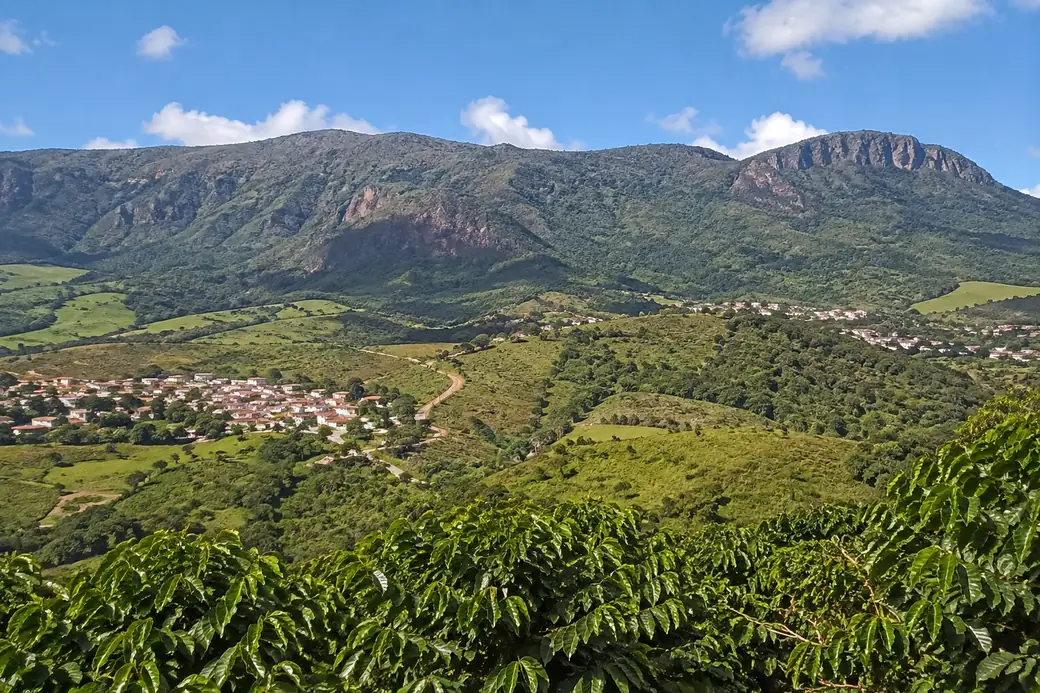
#> input picture clientes/grao-da-serra/backup-site-2026-08-10/assets/vista-brejoes.webp, 1040 x 693 px, found by its file name
$ python vista_quente.py
#> lines starting #> are read from the running program, lines starting #| are printed output that depends on the picture; after the words box and inside, x2 and y2 are one past the last pixel; in counts of white or black regions, pixels touching at a corner belong together
# "Nossa origem" no celular (15/10, mockup do Marcelo): a foto REAL de Brejões
# (vista-brejoes.webp) com luz de fim de tarde. O lugar não muda: só a cor. O céu azul
# vira dourado/creme (nuvens preservadas pela luminância) e o resto ganha tom quente.
from PIL import Image, ImageFilter
import numpy as np
S='E:/Users/hagge/Downloads/HorusOS/clientes/grao-da-serra/site/assets/'
im=Image.open(S+'vista-brejoes.webp').convert('RGB'); a=np.asarray(im).astype(float)
#> further down, im is the input picture: PIL image 1040x693 RGB; mean R, G, B 97, 111.9, 101
h,w,_=a.shape; r,g,b=a[...,0],a[...,1],a[...,2]
#> after `h, w, _ = a.shape`: h = 693; w = 1040
#> after `r, g, b = (a[..., 0], a[..., 1], a[..., 2])`:
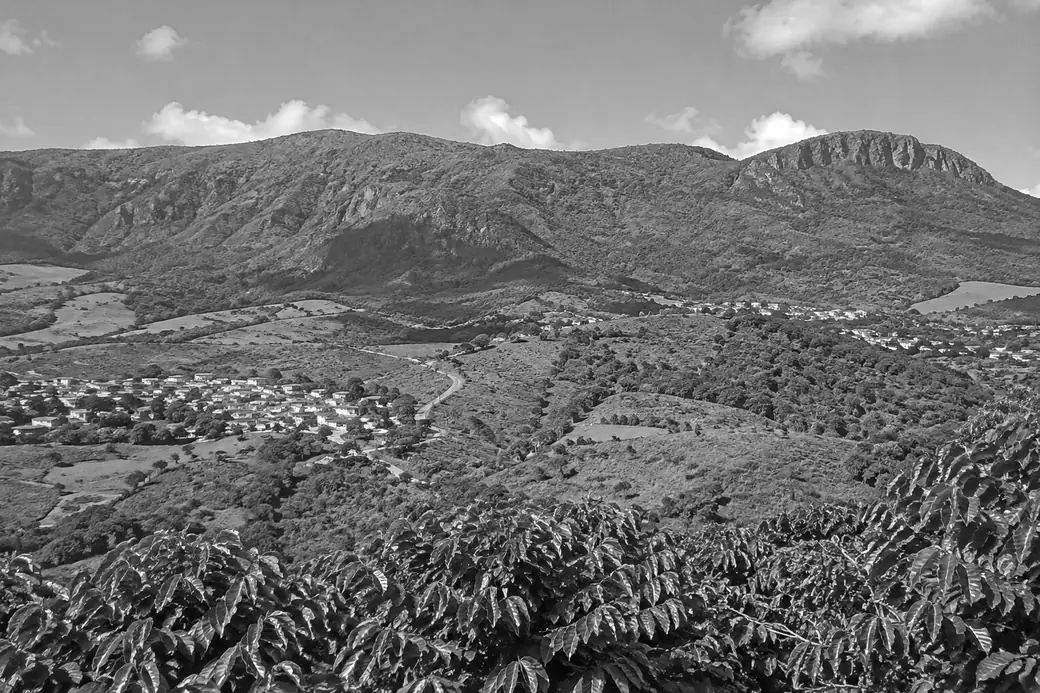
#> g: shape (693, 1040) float64; min 0, max 255, mean 111.9
#> after `r, g, b = (a[..., 0], a[..., 1], a[..., 2])`:
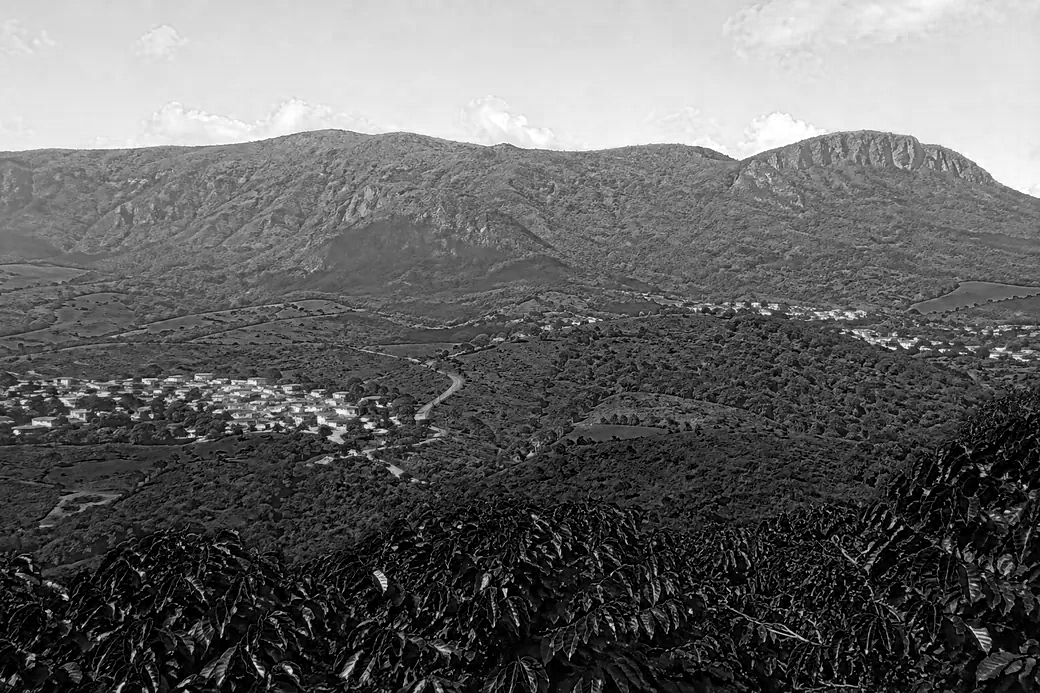
#> b: shape (693, 1040) float64; min 0, max 255, mean 101
lum=(.299*r+.587*g+.114*b)/255
# máscara do céu: linha do horizonte achada coluna a coluna (1ª linha de montanha:
# verde/escura, sem azul forte), com 2px de transição. A névoa azulada da serra fica.
serra=(lum<.58)&~((b>150)&(b-r>70))
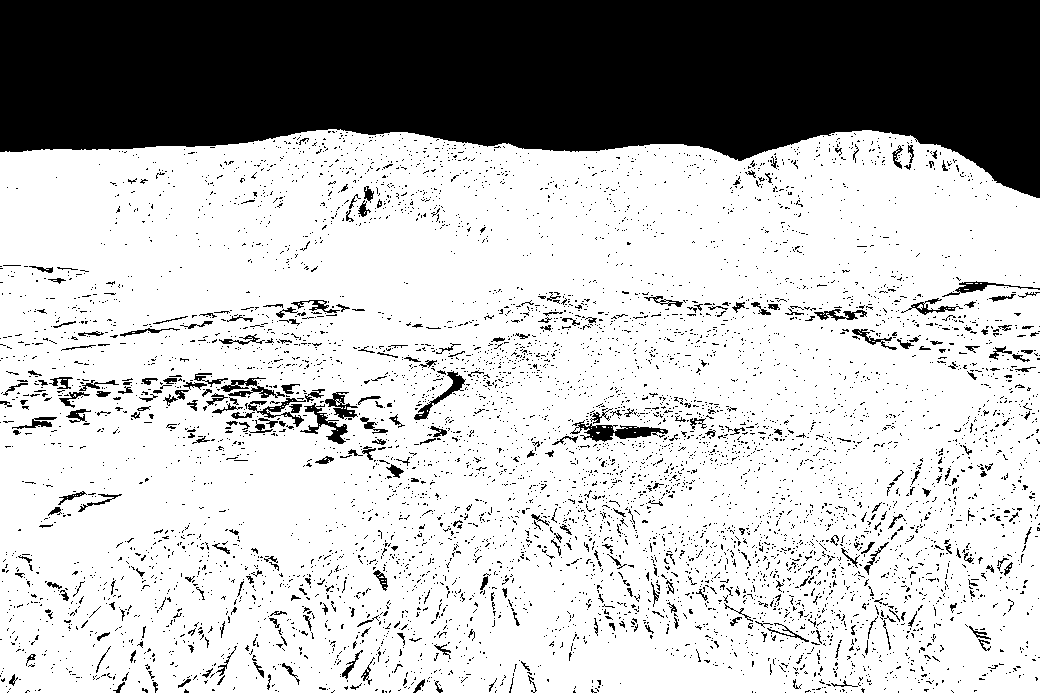
#> serra: shape (693, 1040) bool; 73.7% white; 6430 black regions (6104 under 20 px), largest, box (x1, y1, x2, y2) and area: (0, 0, 1040, 198) 152076, (570, 420, 668, 442) 889, (300, 403, 348, 444) 551
hz=np.zeros(w,int)
#> hz = 1040 values from 0 to 0
for x in range(w):
    c=serra[:,x].copy(); c[int(h*.40):]=True
    # exige 4 linhas seguidas de serra, para nuvem escura não contar
    run=np.convolve(c.astype(int),np.ones(4,int),'valid')
    hz[x]=int(np.argmax(run>=4))
#> after the loop, hz = 1040 values, max 198 at index 1036, min 129 at index 331, mean 146.4
from scipy.ndimage import median_filter
hz=median_filter(hz,9); hz=np.minimum(hz,median_filter(hz,41,mode="nearest")+6)
#> after `hz = median_filter(hz, 9)`: hz = 1040 values, max 198 at index 1036, min 130 at index 316, mean 146.3
ceu=np.clip((hz[None,:]-np.arange(h)[:,None]+1)/2.5,0,1)
# céu novo: horizonte dourado -> creme em cima, nuvens em branco quente
yy=(np.arange(h)/h)[:,None]
#> yy = 693 values from 0 to 0.999
alto=np.array([246,232,212.]); horiz=np.array([244,196,132.])
t=np.clip(yy/0.30,0,1)[...,None]
#> t = 693 values from 0 to 1
base=alto*(1-t)+horiz*t
nv=np.clip((lum-.62)/.25,0,1)[...,None]
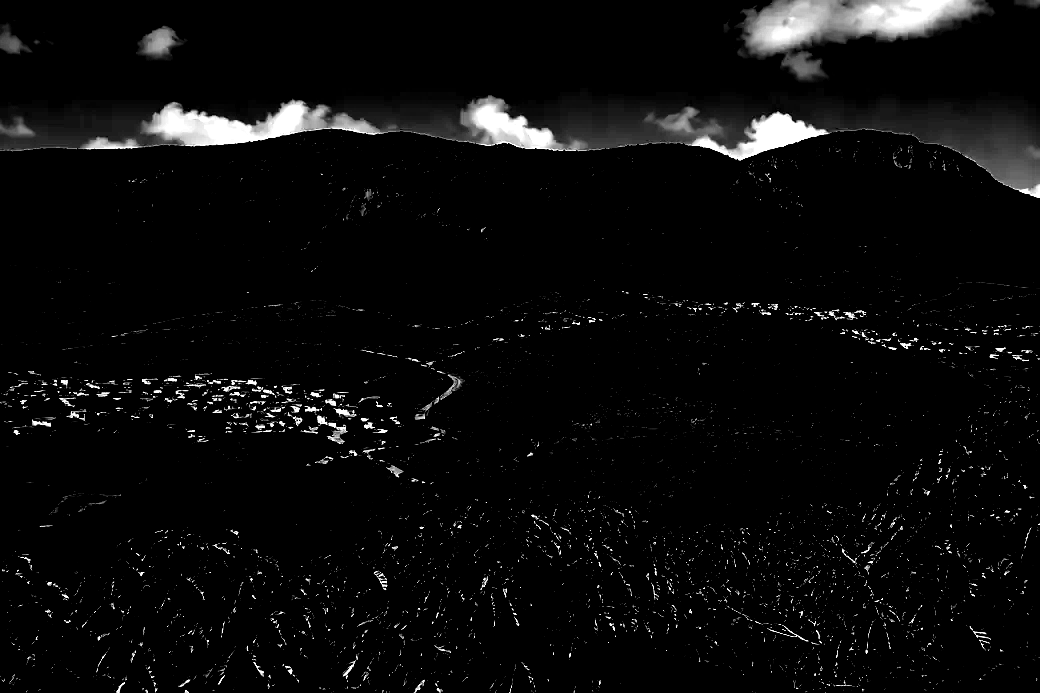
#> nv: shape (693, 1040, 1) float64; min 0, max 1, mean 0.0433
novo=base*(1-nv*.95)+np.array([255,241,222.])*nv*.95
novo=novo*(0.86+0.16*lum[...,None])
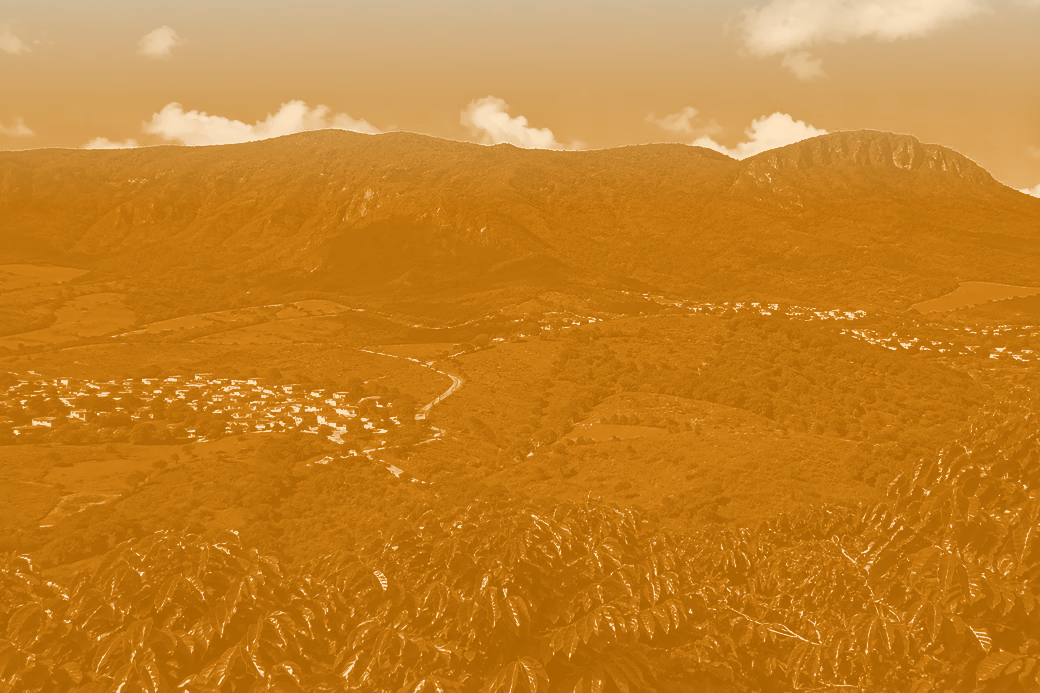
#> novo: shape (693, 1040, 3) float64; mean of channels 0, 1, 2 226.8, 188.1, 136.3; drawn with min black and max white
# resto: tom de fim de tarde
q=a*np.array([1.07,1.0,.84])+np.array([10,4,-6.])
q=q*(1-ceu[...,None])+novo*ceu[...,None]
out=Image.fromarray(q.clip(0,255).astype('uint8'))
out.save(S+'vista-brejoes-quente-mob.webp',quality=82,method=6)
out.save('C:/Users/hagge/AppData/Local/Temp/claude/E--Users-hagge-Downloads-HorusOS/6c7103cd-6003-452d-9cd3-c7c9468828c5/scratchpad/vista-ver.png')
both=Image.new('RGB',(w*2+10,h),'white');both.paste(im,(0,0));both.paste(out,(w+10,0));both.save('C:/Users/hagge/AppData/Local/Temp/claude/E--Users-hagge-Downloads-HorusOS/6c7103cd-6003-452d-9cd3-c7c9468828c5/scratchpad/vista-ab.png')
#> after `both = Image.new('RGB', (w * 2 + 10, h), 'white')`: both: PIL image 2090x693 RGB; every value is 255
#> after `both.paste(out, (w + 10, 0))`:
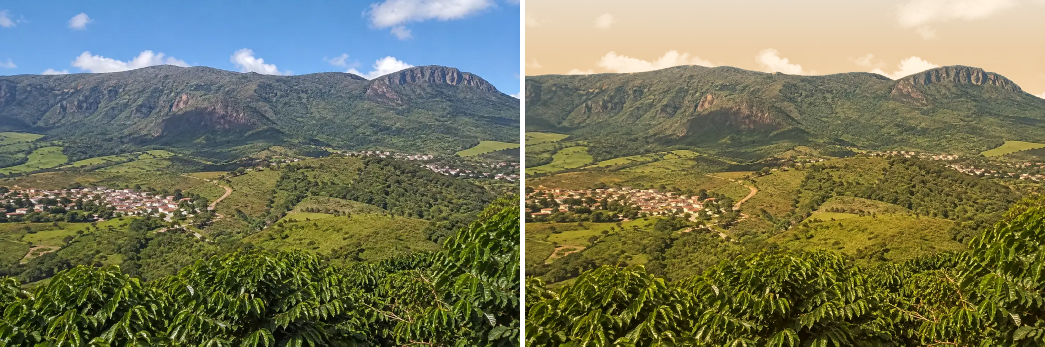
#> both: PIL image 2090x693 RGB (shown at 1/2 size); mean R, G, B 116.1, 118.7, 90.6
print(out.size)
#| (1040, 693)
